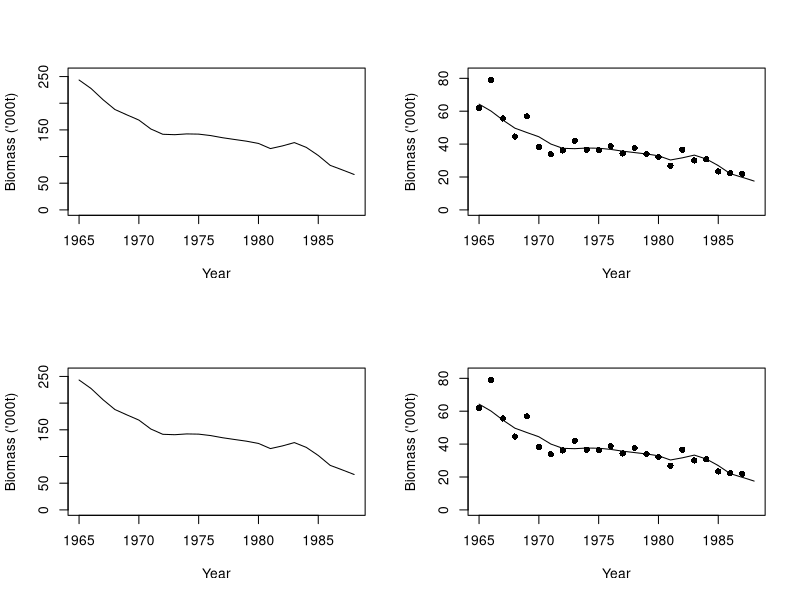

The R source for this figure:


library(stats4)

C <- NULL; I <- NULL

# the negative log-likelihood 
minusLL <- function(logK,logr, Type=1)
{
  # Extract the parameters
  K <- exp(logK); r <- exp(logr); Nyear <- length(C); B <- rep(0,Nyear+1)
  
  # biomass series
  B[1] <- K
  for (Iyear in 1:Nyear)
   {
    B[Iyear+1] <- B[Iyear] + r*B[Iyear]*(1.0-B[Iyear]/K) - C[Iyear]
    if (B[Iyear] < 0.01) B[Iyear] <- 0.01
   }  

  # ML estimate for q
  qhat <- 0; bot <- 0;
  for (Iyear in 1:Nyear)
   { qhat <- qhat + log(I[Iyear]/B[Iyear]); bot <- bot + 1 }  
  qhat <- exp(qhat/bot)
  
  SS <-  0;
  for (Iyear in 1:Nyear)
    SS <- SS + (log(I[Iyear]) - log(qhat*B[Iyear]))^2
  Sigma <- sqrt(SS/Nyear)
  
  NegLogLike <- Nyear*log(Sigma);
  #cat(r,K,NegLogLike,"\n")

  Outs <- NULL
  Outs$B <- B
  Outs$CpueHat <-B*qhat
  Outs$r <- r
  Outs$K <- K
  
  if (Type==1) return(NegLogLike)
  if (Type==2) return(Outs)
 }  

# the negative log-likelihood 
minusLL2 <- function(logMSY,logr, Type=1)
{
  # Extract the parameters
  MSY <- exp(logMSY); r <- exp(logr); Nyear <- length(C); B <- rep(0,Nyear+1)
  K <- 4*MSY/r
  
  # biomass series
  B[1] <- K
  for (Iyear in 1:Nyear)
  {
    B[Iyear+1] <- B[Iyear] + r*B[Iyear]*(1.0-B[Iyear]/K) - C[Iyear]
    if (B[Iyear] < 0.01) B[Iyear] <- 0.01
  }  
  
  # ML estimate for q
  qhat <- 0; bot <- 0;
  for (Iyear in 1:Nyear)
  { qhat <- qhat + log(I[Iyear]/B[Iyear]); bot <- bot + 1 }  
  qhat <- exp(qhat/bot)
  
  SS <-  0;
  for (Iyear in 1:Nyear)
    SS <- SS + (log(I[Iyear]) - log(qhat*B[Iyear]))^2
  Sigma <- sqrt(SS/Nyear)
  
  NegLogLike <- Nyear*log(Sigma);
  #cat(r,K,NegLogLike,"\n")
  
  Outs <- NULL
  Outs$B <- B
  Outs$CpueHat <-B*qhat
  Outs$r <- r
  Outs$K <- K
  
  if (Type==1) return(NegLogLike)
  if (Type==2) return(Outs)
}  

par(mfrow=c(2,2))


# Catch and effort data
C <- c(15.9,25.7,28.5,23.7,25.0,33.3,28.2,19.7,17.5,19.3,21.6,23.1,22.5,22.5,23.6,29.1,14.4,13.2,28.4,34.6,37.5,25.9,25.3) 
I <- c(61.89,78.98,55.59,44.61,56.89,38.27,33.84,36.13,41.95,36.63,36.33,38.82,34.32,37.64,34.01,32.16,26.88,36.61,30.07,30.75,23.36,22.36,21.91)
Yr <- seq(from=1965,to=1987)


# Part 1 (fit the model and plot diagnostics)
# ===========================================

# fit the model
start <- list(logK=log(400),logr=log(0.3))
fixed<- list(Type=1)
mleOutput <- mle(minusLL,start=start,fixed=fixed)
print(summary(mleOutput))

# Extract the model parameters
logK <- coef(mleOutput)[1]
logr <- coef(mleOutput)[2]
Output <- minusLL(logK,logr,Type=2)

plot(c(Yr,1988),Output$B,ylim=c(0,max(Output$B)*1.05),type="l",xlab="Year",ylab="Biomass ('000t)")
plot(c(Yr,1988),Output$CpueHat,ylim=c(0,max(I)*1.05),type="l",xlab="Year",ylab="Biomass ('000t)")
points(Yr,I,pch=16)

# Part 2 (profile likelihood for MSY)
# ===================================

# fit the model
start <- list(logMSY=log(400*0.3/2),logr=log(0.3))
mleOutput <- mle(minusLL2,start=start,fixed=fixed)
print(summary(mleOutput))

# Extract the model parameters
logMSY <- coef(mleOutput)[1]
logr <- coef(mleOutput)[2]
Output <- minusLL2(logMSY,logr,Type=2)
print(Output)
print(length(Output$B))

plot(c(Yr,1988),Output$B,ylim=c(0,max(Output$B)*1.05),type="l",xlab="Year",ylab="Biomass ('000t)")
plot(c(Yr,1988),Output$CpueHat,ylim=c(0,max(I)*1.05),type="l",xlab="Year",ylab="Biomass ('000t)")
points(Yr,I,pch=16)





